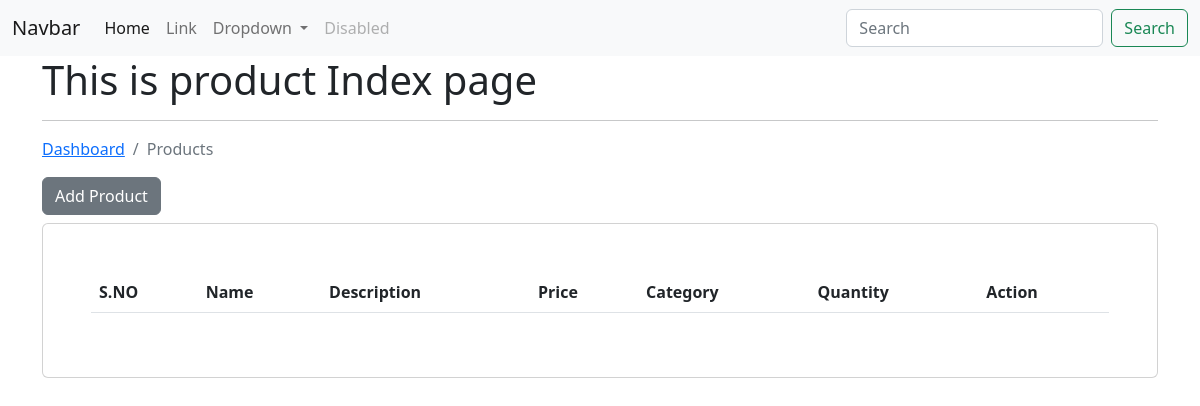
The app's page /ecom/product/, older data.
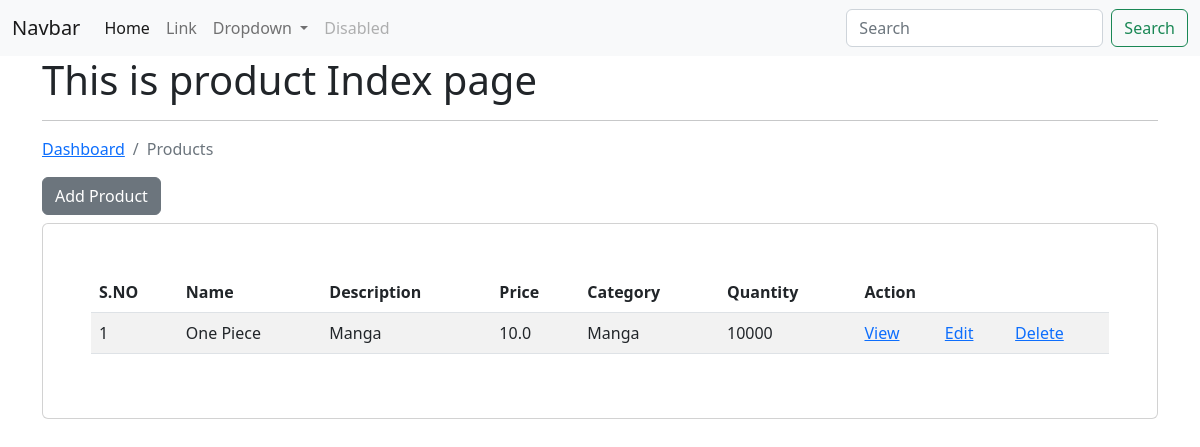
The same page, newer data.
### Ecom_app/models.py (models this page shows)
class Product(models.Model):
    title = models.CharField(max_length=200)
    desc = models.CharField(max_length=200)
    category = models.ForeignKey(Category, on_delete=models.CASCADE)
    price = models.FloatField()
    image = models.FileField(null=True, blank=True)
    quantity = models.IntegerField()
    discount =  models.FloatField()
    cash_on_delivery = models.CharField(max_length=200)
    user= models.ForeignKey(User, on_delete=models.CASCADE)
    class Meta:
        db_table="app_products"

class Category(models.Model):
    category_name=models.CharField(max_length=500)
    def __str__(self):
        return self.category_name
    class Meta:
        db_table="app_categories"

### Ecom_app/views.py (the view)
# urls.py: path("product/", views.product_index, name='product_index'),
def product_index(request):
    products= Product.objects.all()
    context={'data': products}
    return render(request, "products/product_index.html", context)

### templates/products/product_index.html (shortened to what this page needs)
{% extends "layouts/master.html" %}
{% block content %}
<div class="container">
    <h1> This is product Index page</h1>
    <hr>
    <nav aria-label="breadcrumb">
        <ol class="breadcrumb">
          <li class="breadcrumb-item"><a href="{% url 'dashboard' %}">Dashboard</a></li>
          <li class="breadcrumb-item active">Products</li>
        </ol>
      </nav>
<a href="{% url 'product_add' %}" class="btn btn-secondary mb-2" >Add Product</a>
<div class="card p-5">
    <table class="table table-striped table-hover">
        <thead>
            <tr>
                <th>S.NO</th>
                <th>Name</th>
                <th>Description</th>
                <th>Price</th>
                <th>Category</th>
                <th>Quantity</th>
                <th colspan="3">Action</th>
            </tr>
        </thead>
        <tbody>
            {% for val in data %}
            <tr>
                <td>{{ forloop.counter }}</td>
                <td>{{ val.title }}</td>
                <td>{{ val.desc }}</td>
                <td>{{ val.price }}</td>
                <td>{{ val.category }}</td>
                <td>{{ val.quantity}}</td>
                <td><a href="{% url 'product_view' val.id %}">View</a></td>
                <td><a href="{% url 'product_edit' val.id %}">Edit</a></td>
                <td><a href="{% url 'product_delete' val.id %}">Delete</a></td>
            </tr>
            {% endfor %}
        </tbody>
    </table>
</div>
</div>
{% endblock content %}

Row changes from the older to the newer data that the page shows:
added Product: title "One Piece", desc "Manga", price "10.0", category "Manga", quantity "10000"
